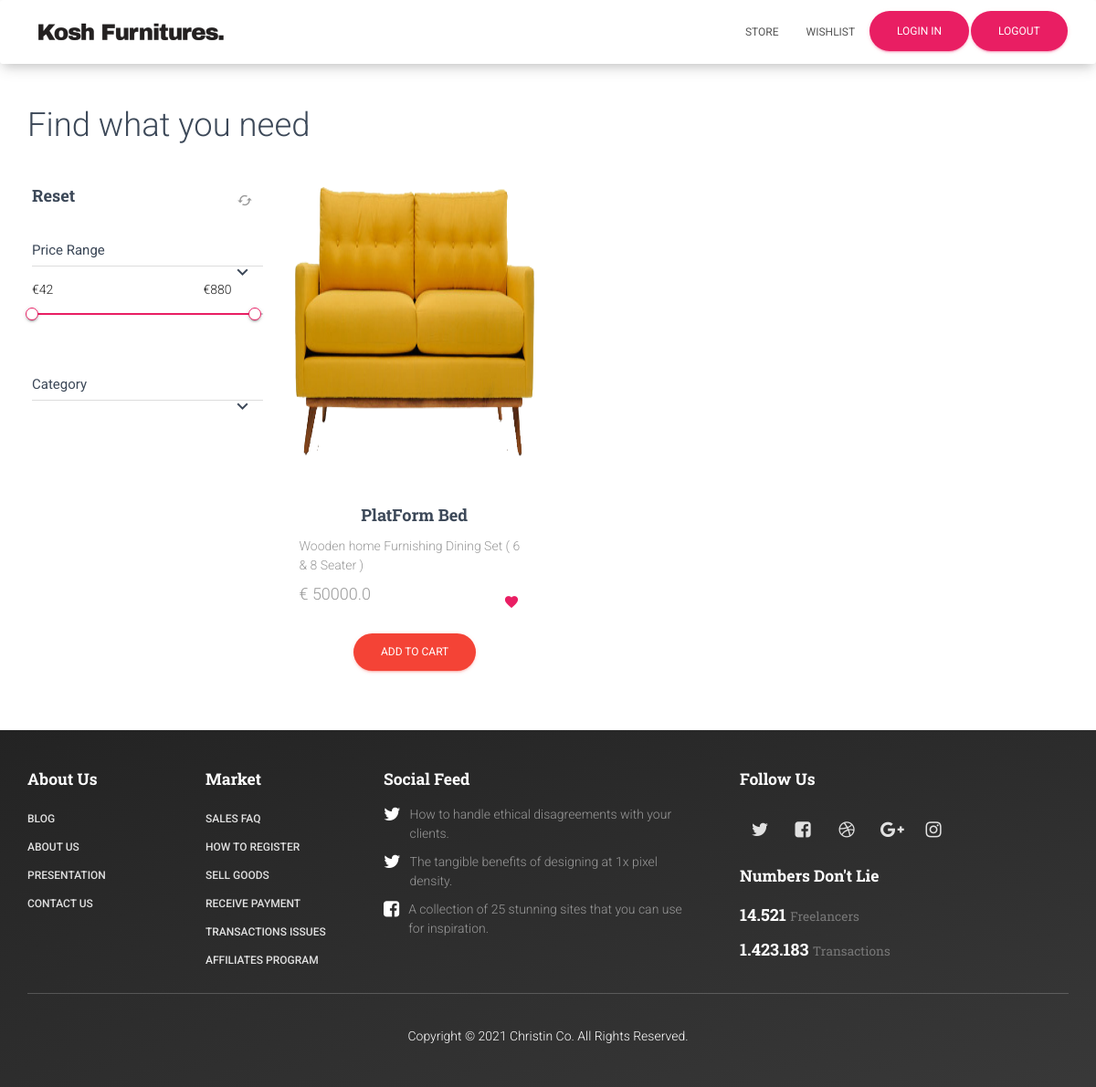
Page /store/?category=3 on the committed database.
### koshfurniture/models.py (models this page shows, shortened)
class Product(models.Model):
    name = models.CharField(max_length=200, null=True)
    price = models.FloatField()
    category = models.ForeignKey(Category, on_delete=models.SET_NULL, null=True, blank=True)
    Description = models.CharField(max_length=200, null=True)
    brand = models.ForeignKey(Brand, on_delete=models.SET_NULL , null=True ,blank=True)
    discount = models.ForeignKey(Discount, on_delete=models.SET_NULL , null=True ,blank=True)
    material = models.ForeignKey(Material, on_delete=models.SET_NULL , null=True ,blank=True)
    image = models.ImageField(null=True,blank =True)
    @staticmethod
    def get_all_products_by_id(category_id):
        if category_id:
            return Product.objects.filter(category=category_id)
        else:
            return Product.get_all_products()

### koshfurniture/views.py (the view)
# urls.py: path('store/', views.store, name="store"),
def store(request):
    if request.method == 'POST':
        product = request.POST.get('product')
        cart = request.session.get('cart')
        remove = request.POST.get('remove')
        if cart:
            quantity = cart.get(product)
            if quantity:
                if remove:
                    if quantity <= 1:
                        cart.pop(product)
                    else:
                        cart[product] = quantity - 1
                else:
                    cart[product] = quantity + 1
            else:
                cart[product] = 1
        else:
            cart = {}
            cart[product] = 1
        print(cart)
        request.session['cart'] =cart
        return redirect('store')
    else:
        cart = request.session.get('cart')
        if not cart:
            request.session['cart'] ={}
        products = None
        categories = Category.objects.all()
        categoryID= request.GET.get('category')
        if categoryID:
            products = Product.get_all_products_by_id(categoryID)
        else:
            products = Product.get_all_products()
        context = {'products': products, 'categories':categories}
        return render(request, 'store.html', context)

### koshfurniture/templatetags/cart.py (called while the page is built)
@register.filter(name="is_in_cart")
def is_in_cart(product,cart):
    keys = cart.keys()
    for id in keys:
        if int(id)== product.id:
            return True
    return False

### koshfurniture/templates/store.html (shortened to what this page needs)
{% extends 'main.html' %}
{% load static %}
{% block content %}
{% load cart %}
<div class="container">
    <h2 class="section-title">Find what you need</h2>
    <div class="row">
        <div class="col-md-3">
            <div class="card card-refine card-plain">
                <div class="card-content">
                    <h4 class="card-title">
                        Reset
                        <a href="/store"><button  class="btn btn-default btn-fab btn-fab-mini btn-simple pull-right" rel="tooltip" title="" data-original-title="Reset Filter">
                            <i class="material-icons">cached</i>
                        </button></a>
                    </h4>
                    <div class="panel panel-default panel-rose">
                        <div class="panel-heading" role="tab" id="headingOne">
                            <a class="collapsed" role="button" data-toggle="collapse" data-parent="#accordion" href="#collapseOne" aria-expanded="false" aria-controls="collapseOne">
                                <h4 class="panel-title">Price Range</h4>
                                <i class="material-icons">keyboard_arrow_down</i>
                            </a>
                        </div>
                        <div id="collapseOne" class="panel-collapse collapse in" role="tabpanel" aria-labelledby="headingOne">
                            <div class="panel-body panel-refine">
                                <span id="price-left" class="price-left pull-left" data-currency="€">€42</span>
                                <span id="price-right" class="price-right pull-right" data-currency="€">€880</span>
                                <div class="clearfix"></div>
                                <div id="sliderRefine" class="slider slider-rose noUi-target noUi-ltr noUi-horizontal"><div class="noUi-base"><div class="noUi-origin" style="left: 1.37931%;"><div class="noUi-handle" data-handle="0" style="z-index: 5;"></div></div><div class="noUi-connect" style="left: 1.37931%; right: 2.29885%;"></div><div class="noUi-origin" style="left: 97.7011%;"><div class="noUi-handle" data-handle="1" style="z-index: 4;"></div></div></div></div>
                            </div>
                        </div>
                    </div>
                    <div class="panel panel-default panel-rose">
                        <div class="panel-heading" role="tab" id="headingTwo">
                            <a class="collapsed" role="button" data-toggle="collapse" data-parent="#accordion" href="#collapseTwo" aria-expanded="false" aria-controls="collapseTwo">
                                <h4 class="panel-title">Category</h4>
                                <i class="material-icons">keyboard_arrow_down</i>
                            </a>
                        </div>
                    </div>
                </div>
            </div>
        </div>
        <div class="col-md-9">
            <div class="row">
                {% if products %}
                {% for product in products %}
                <div  class="col-md-4" id ='{{product.id}}'>
                    <div class="card card-product card-plain no-shadow" data-colored-shadow="false">
                        <div  class="thumbnail">
                            <a href="#">
                                <img  style= "height: 300px"  src="{{ product.image.url }} " alt="...">
                            </a>
                        </div>
                        <div class="card-content">
                            <a href="#">
                                <h4 class="card-title">{{product.name}}</h4>
                            </a>
                            <p class="description">
                               {{product.Description}}
                            </p>
                            <div class="footer">
                             <div class="price-container">
                                 <span class="price"> € {{product.price}}</span>
                             </div>
                                <button class="btn btn-rose btn-simple btn-fab btn-fab-mini btn-round pull-right" rel="tooltip" title="" data-placement="left" data-original-title="Remove from wishlist">
                                    <i class="material-icons">favorite</i>
                                </button>
                            </div>
                            <div class="row" >
                                {% if product|is_in_cart:request.session.cart %}
                                <div class=" footer text-center" >
                                    <form action="/store/#{{product.id}}" style="display: inline;" method="POST">
                                        {% csrf_token %}
                                    <input type="text" name="product" value="{{product.id}}" hidden>
                                    <input type="text" name="remove" value="True" hidden>
                                    <button type="submit" value="+" class="btn btn-round btn-info btn-xs ">-</button>
                                     </form>
                                    <div class="text-center">{{ product|cart_quantity:request.session.cart }} in cart</div>
                                    <form action="/store/#{{product.id}}" style="display: inline;" method="POST">
                                        {% csrf_token %}
                                    <input type="text" name="product" value="{{product.id}}" hidden>
                                    <button type="submit" value="+" class="btn btn-round btn-info btn-xs ">+</button>
                                     </form>
                                </div>
                                {% else %}
                                <div class="">
                                    <form action="/store/#{{product.id}}" method="POST">
                                    <p style="text-align: center;"><button  type="submit" class="btn btn-danger btn-raised btn-round text-center">Add to cart</button> </p>
                                    </form>
                                </div>
                                {% endif %}
                            </div>
                        </div>
                    </div>
                 </div>
                 {% endfor %}
                {% else %}
                <h4 class="text-center">no products<h4>
                 {% endif %}
            </div>
        </div>
    </div>
</div>
{% endblock content %}

### koshfurniture/static/assets-for-demo/vertical-nav.css (style rules this page uses)
html * { -webkit-font-smoothing: antialiased; -moz-osx-font-smoothing: grayscale; }
*, *:after, *:before { -webkit-box-sizing: border-box; -moz-box-sizing: border-box; box-sizing: border-box; }
body, html { height: 100%; }
a { color: #3e3947; text-decoration: none; }
img { max-width: 100%; }

### rows in the picture
Product: image (picture), name "PlatForm Bed", Description "Wooden home Furnishing Dining Set ( 6 & 8 Seater )", price "50000.0"
